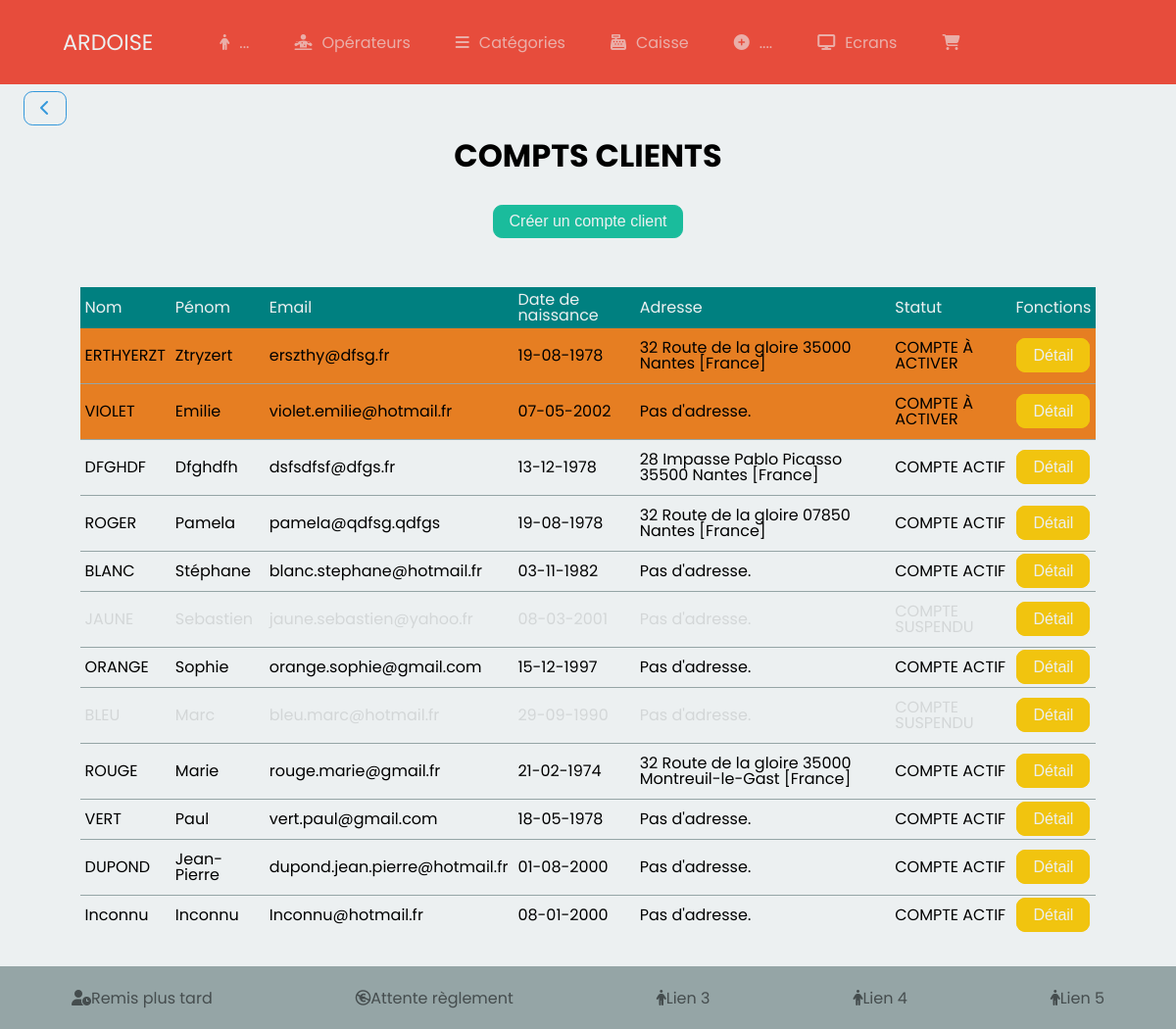
Page /index.php?route=customers on the committed database.
### tables this page shows
CREATE TABLE `customers` (
  `id` int(11) NOT NULL,
  `lastname` varchar(250) NOT NULL,
  `firstname` varchar(250) NOT NULL,
  `birthday` date DEFAULT NULL,
  `email` varchar(150) NOT NULL,
  `password` varchar(150) NOT NULL,
  `valids_id` int(11) NOT NULL DEFAULT '2',
  `createdAt` datetime NOT NULL DEFAULT CURRENT_TIMESTAMP,
  `lastConnection` datetime DEFAULT NULL,
  `roles_id` int(11) NOT NULL DEFAULT '1',
  `rfid` varchar(10) DEFAULT NULL COMMENT '10 chiffres'
);

CREATE TABLE `customersDetails` (
  `id` int(11) NOT NULL,
  `country_id` int(11) DEFAULT NULL,
  `customers_id` int(11) NOT NULL,
  `adress` varchar(250) DEFAULT NULL,
  `zipcode` varchar(6) DEFAULT NULL,
  `city` varchar(250) DEFAULT NULL
);

CREATE TABLE `country` (
  `id` int(11) NOT NULL,
  `name` varchar(100) NOT NULL
);

CREATE TABLE `valids` (
  `id` int(11) NOT NULL,
  `statut` varchar(50) NOT NULL,
  `comment` varchar(250) NOT NULL
);

### controllers/CustomersController.php (called while the page is built, shortened)
<?php
class CustomersController extends Router
{
    public function displayCustomers()
    {
        $model      = new CustomersManager();
        $customers  = $model->getCustomers();
        $this->render('customers', 'layout', ['customers' => $customers]);
    }
}

### index.php (called while the page is built, shortened)
<?php
$router = new App\Router();
$router->getRouteFromQuery();

### models/CustomersManager.php (called while the page is built, shortened)
<?php
class CustomersManager extends Database {
    public function getCustomers(string $byColumn = '1' , string $values = "1", string $order = 'id DESC', int $limit = 500): array {
        $sql = 'SELECT
                    customers.id, customers.lastname, customers.firstname, customers.birthday, customers.email,
                    customers.password, customers.rfid, customersDetails.adress, customersDetails.zipcode,
                    customersDetails.city, customers.createdAt, customers.valids_id, valids.statut,
                    country.name AS pays,
                    roles.name AS `role`
                FROM `customers`
                LEFT JOIN customersDetails
                    ON customers.id = customersDetails.customers_id
                LEFT JOIN country
                    ON country.id   = customersDetails.country_id
                INNER JOIN valids
                    ON valids.id    = customers.valids_id
                INNER JOIN roles
                    ON roles.id     = customers.roles_id
                WHERE ' . $byColumn . ' = ? ORDER BY customers.' . $order . ' LIMIT ' . $limit;
        return $this->getAll($sql, [$values]);
    }
}

### models/Database.php (called while the page is built, shortened)
<?php
abstract class Database {
    private static $_dbConnect;
    private static function setDb() {
        self::$_dbConnect = new \PDO( 'mysql:host=db.3wa.io;dbname=vincentollivier_ardoise;charset=utf8', 'vincentollivier', '98f74e8350a6f9da22f312f5162d2994');
        self::$_dbConnect->setAttribute( \PDO::ATTR_ERRMODE, \PDO::ERRMODE_WARNING );
    }
    protected function getDb() {
        return self::$_dbConnect;
    }
    protected function getAll( string $sql, array $values = [] ): array {
        $query = $this->getDb()->prepare($sql);
        $query->execute($values);
        return $query->fetchAll();
    }
}

### views/templates/customers.phtml (the view)
<main id="customers">
    <a href="index.php" id="retour" class="btn"><i class="fa-solid fa-chevron-left"></i></a>
    <h1>Compts clients</h1>
    <section>
        <a href="index.php?route=addCustomer" class="btn colorGreen">Créer un compte client</a>
    </section>
    <section class="chats-box">
        <ul>
            <?php if( $customers !== [] ) : ?>
                <table>
                    <thead>
                        <tr>
                            <th>Nom</th>
                            <th>Pénom</th>
                            <th>Email</th>
                            <th>Date de naissance</th>
                            <th>Adresse</th>
                            <th>Statut</th>
                            <th>Fonctions</th>
                        </tr>
                    </thead>
                    <tbody>
                    <?php foreach( $customers as $customer) : ?>
                        <?php if($customer['statut']=='COMPTE À ACTIVER'){ ?>
                        <tr>
                            <td <?php { echo'class="invalide"'; }?>><?= htmlspecialchars($customer['lastname']) ?></td>
                            <td <?php { echo'class="invalide"'; }?>><?= htmlspecialchars($customer['firstname']) ?></td>
                            <td <?php { echo'class="invalide"'; }?>><?= htmlspecialchars($customer['email']) ?></td>
                            <td <?php { echo'class="invalide"'; }?>><?= htmlspecialchars(date_format(date_create($customer['birthday']), 'd-m-Y')) ?></td>
                            <?php if( $customer['adress'] !== null ) : ?>
                                <td <?php { echo'class="invalide"'; }?>><?= htmlspecialchars($customer['adress'] . ' '. $customer['zipcode'] . ' ' . $customer['city'] . ' [' . $customer['pays'] . ']') ?></td>
                            <?php else : ?>
                                <td <?php { echo'class="invalide"'; }?>>Pas d'adresse.</td>
                            <?php endif; ?>
                            <td <?php { echo'class="invalide"'; }?>><?= htmlspecialchars($customer['statut']) ?></td>
                            <td <?php { echo'class="invalide"'; }?>><a href="index.php?route=displayOneCustomer&id=<?= $customer['id'] ?>" class="btn colorYellow">Détail</a></td>
                        </tr>
                        <?php } ?>
                    <?php endforeach; ?>
                    <?php foreach( $customers as $customer) : ?>
                        <?php if($customer['statut']!='COMPTE À ACTIVER'){ ?>
                        <tr>
                            <td <?php if($customer['statut']=='COMPTE SUSPENDU'){ echo'class="inactif"'; }?>><?= htmlspecialchars($customer['lastname']) ?></td>
                            <td <?php if($customer['statut']=='COMPTE SUSPENDU'){ echo'class="inactif"'; }?>><?= htmlspecialchars($customer['firstname']) ?></td>
                            <td <?php if($customer['statut']=='COMPTE SUSPENDU'){ echo'class="inactif"'; }?>><?= htmlspecialchars($customer['email']) ?></td>
                            <td <?php if($customer['statut']=='COMPTE SUSPENDU'){ echo'class="inactif"'; }?>><?= htmlspecialchars(date_format(date_create($customer['birthday']), 'd-m-Y')) ?></td>
                            <?php if( $customer['adress'] !== null ) : ?>
                                <td <?php if($customer['statut']=='COMPTE SUSPENDU'){ echo'class="inactif"'; }?>><?= htmlspecialchars($customer['adress'] . ' '. $customer['zipcode'] . ' ' . $customer['city'] . ' [' . $customer['pays'] . ']') ?></td>
                            <?php else : ?>
                                <td <?php if($customer['statut']=='COMPTE SUSPENDU'){ echo'class="inactif"'; }?>>Pas d'adresse.</td>
                            <?php endif; ?>
                            <td <?php if($customer['statut']=='COMPTE SUSPENDU'){ echo'class="inactif"'; }?>><?= htmlspecialchars($customer['statut']) ?></td>
                            <td><a href="index.php?route=displayOneCustomer&id=<?= $customer['id'] ?>" class="btn colorYellow">Détail</a></td>
                        </tr>
                        <?php } ?>
                    <?php endforeach; ?>
                    </tbody>
                </table>
            <?php else : ?>
                <li>Cette section est vide.</li>
            <?php endif; ?>
        </ul>
    </section>
</main>

### assets/styles/sass/style.css (style rules this page uses)
html, body, div, span, applet, object, iframe, h1, h2, h3, h4, h5, h6, p, blockquote, pre, a, abbr, acronym, address, big, cite, code, del, dfn, em, img, ins, kbd, q, s, samp, small, strike, strong, sub, sup, tt, var, b, u, i, center, dl, dt, dd, ol, ul, li, fieldset, form, label, legend, table, caption, tbody, tfoot, thead, tr, th, td, article, aside, canvas, details, embed, figure, figcaption, footer, header, hgroup, menu, nav, output, ruby, section, summary, time, mark, audio, video { margin: 0; padding: 0; border: 0; font-size: 100%; font: inherit; vertical-align: baseline; }
article, aside, details, figcaption, figure, footer, header, hgroup, menu, nav, section { display: block; }
body { line-height: 1; }
ol, ul { list-style: none; }
table { border-collapse: collapse; border-spacing: 0; }
#customers { padding: 2vh 2vw; }
#customers > section:nth-of-type(1) { width: 60%; margin: auto; display: flex; margin-bottom: 40px; }
#customers > section:nth-of-type(2) { width: 90%; margin: auto; margin-bottom: 10vh; }
#customers > section:nth-of-type(2) > ul { width: 100%; }
#customers > section:nth-of-type(2) > ul > table { width: 100%; }
#customers > section:nth-of-type(2) > ul > table > thead { background-color: #008080; color: #ECF0f1; }
#customers > section:nth-of-type(2) > ul > table > thead > tr > th { text-align: left; vertical-align: middle; padding: 5px 5px; }
#customers > section:nth-of-type(2) > ul > table > thead > tr > th:last-of-type { text-align: center; }
#customers > section:nth-of-type(2) > ul > table > tbody > tr > td { text-align: left; vertical-align: middle; padding: 12px 5px; }
#customers > section:nth-of-type(2) > ul > table > tbody > tr > td:last-of-type { text-align: center; }
#customers > section:nth-of-type(2) > ul > table > tbody > tr > td.invalide { background-color: #E67E22; }
#customers > section:nth-of-type(2) > ul > table > tbody > tr > td.inactif { opacity: 0.1; }
#customers > section:nth-of-type(2) > ul > table > tbody > tr:not(:last-child) { border-bottom: 1px solid #95A5A6; }
.btn { margin: 10px auto; text-align: center; border: none; padding: 8px 16px; background-color: #ECF0f1; opacity: 1; font-family: "Montserrat", sans-serif; border: 1px solid #3498DB; color: #3498DB; border-radius: 0.575rem; }
.btn.colorGreen { color: #ECF0f1; background-color: #1ABC9C; border: 1px solid #1ABC9C; }
.btn.colorYellow { color: #ECF0f1; background-color: #F1C40F; border: 1px solid #F1C40F; }
h1 { font-size: 2em; font-weight: bold; text-align: center; margin: 3vh 0; text-transform: uppercase; }
* { box-sizing: border-box; }
body { font-family: "Poppins", sans-serif; background-color: #ECF0f1; }
a { text-decoration: none; }

### rows in the picture
customers: lastname "ERTHYERZT", firstname "Ztryzert", email "erszthy@dfsg.fr", birthday "19-08-1978", customersdetails.adress+zipcode+city "32 Route de la gloire 35000 Nantes [France]", valids.statut "COMPTE À ACTIVER"
customers: lastname "VIOLET", firstname "Emilie", email "violet.emilie@hotmail.fr", birthday "07-05-2002", shows "Pas d'adresse.", valids.statut "COMPTE À ACTIVER"
customers: lastname "DFGHDF", firstname "Dfghdfh", email "dsfsdfsf@dfgs.fr", birthday "13-12-1978", customersdetails.adress+zipcode+city "28 Impasse Pablo Picasso 35500 Nantes [France]", valids.statut "COMPTE ACTIF"
customers: lastname "ROGER", firstname "Pamela", email "pamela@qdfsg.qdfgs", birthday "19-08-1978", customersdetails.adress+zipcode+city "32 Route de la gloire 07850 Nantes [France]", valids.statut "COMPTE ACTIF"
customers: lastname "BLANC", firstname "Stéphane", email "blanc.stephane@hotmail.fr", birthday "03-11-1982", shows "Pas d'adresse.", valids.statut "COMPTE ACTIF"
customers: lastname "JAUNE", firstname "Sebastien", email "jaune.sebastien@yahoo.fr", birthday "08-03-2001", shows "Pas d'adresse.", valids.statut "COMPTE SUSPENDU"
customers: lastname "ORANGE", firstname "Sophie", email "orange.sophie@gmail.com", birthday "15-12-1997", shows "Pas d'adresse.", valids.statut "COMPTE ACTIF"
customers: lastname "BLEU", firstname "Marc", email "bleu.marc@hotmail.fr", birthday "29-09-1990", shows "Pas d'adresse.", valids.statut "COMPTE SUSPENDU"
customers: lastname "ROUGE", firstname "Marie", email "rouge.marie@gmail.fr", birthday "21-02-1974", customersdetails.adress+zipcode+city "32 Route de la gloire 35000 Montreuil-le-Gast [France]", valids.statut "COMPTE ACTIF"
customers: lastname "VERT", firstname "Paul", email "vert.paul@gmail.com", birthday "18-05-1978", shows "Pas d'adresse.", valids.statut "COMPTE ACTIF"
customers: lastname "DUPOND", firstname "Jean-Pierre", email "dupond.jean.pierre@hotmail.fr", birthday "01-08-2000", shows "Pas d'adresse.", valids.statut "COMPTE ACTIF"
customers: lastname "Inconnu", firstname "Inconnu", email "Inconnu@hotmail.fr", birthday "08-01-2000", shows "Pas d'adresse.", valids.statut "COMPTE ACTIF"
